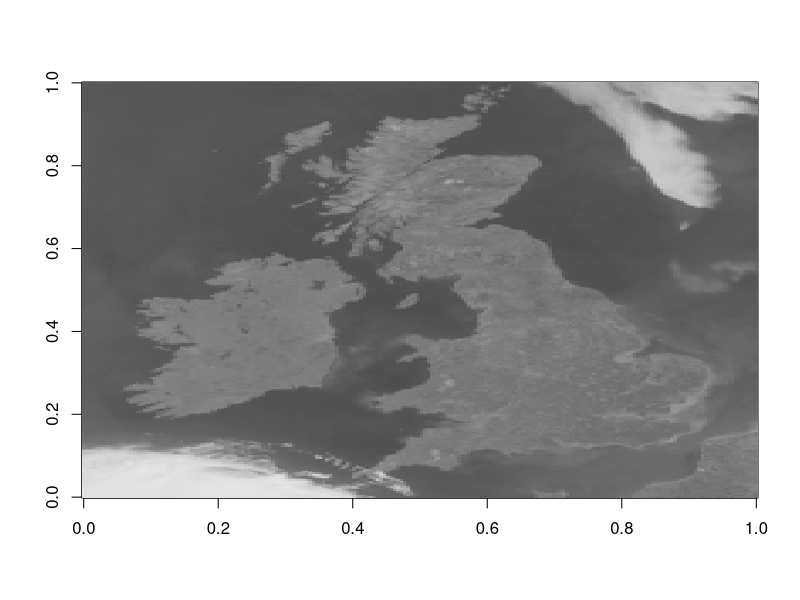

Reproduce this figure in R. (Note: this script raises an error after producing the figure.)
## 5 Image classification
#
# In this example we will classify the pixels in an image as being 
# either 'land' or 'other'. We will use the pixel intensite values
# features to our classifier. 
# 

# load random forest package for classification 
library(randomForest)

# load image and convert it to a matrix
# here the image is stored in black and white in a csv file 
# 0 represents black and 255 represents white
im <-read.csv('uk_ire_gray.csv', header=FALSE)
im_matrix <- as.matrix(im)

# plot image
image(im_matrix, col=gray.colors(255))
print(paste("Height in pixels: ", ncol(im_matrix)))
print(paste("Width in pixels: ", nrow(im_matrix)))
 
# create training data as DataFrame
pixel_values <- c(41, 60, 80, 0, 20, 40, 81, 100, 200)
class_names <- c( 'land', 'land', 'land', 'other', 'other', 'other', 'other', 'other', 'other') 
train_data <- data.frame(pixel_values, class_names)

# train classifer
rf <- randomForest(class_names ~ ., train_data)

# create test data
pixel_values <- as.vector(im_matrix)
test_data <- data.frame(pixel_values)

# perform classification on the whole image
# here we will get the random forest to return a probability 
im_prediction <- predict(rf, test_data, type = 'prob') 
print(head(im_prediction))

# extract the prediction for land - the first class
probability_of_land <- im_prediction[,1]

# convert back to matrix
probability_of_land_matrix <- matrix(probability_of_land, nrow = nrow(im_matrix), ncol = ncol(im_matrix))

# display result
#image(probability_of_land_matrix, col=gray.colors(255))
image(probability_of_land_matrix > 0.5, col=gray.colors(255))

# compute the percentage of pixels that are predicted as land
percentage_of_land_cover <- sum(probability_of_land_matrix>0.5) / length(probability_of_land_matrix)
print(paste("Predicted percentage of land cover: ", 100*percentage_of_land_cover))
